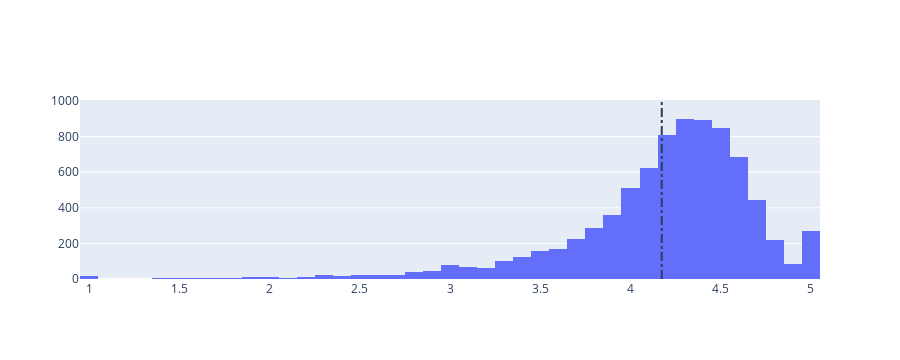

This figure's notebook cell:
### Markdown cell above
## 5. Distribution of app ratings
<p>After having witnessed the market share for each category of apps, let's see how all these apps perform on an average. App ratings (on a scale of 1 to 5) impact the discoverability, conversion of apps as well as the company's overall brand image. Ratings are a key performance indicator of an app.</p>
<p>From our research, we found that the average volume of ratings across all app categories is <code>4.17</code>. The histogram plot is skewed to the left indicating that the majority of the apps are highly rated with only a few exceptions in the low-rated apps.</p>

### Code cell
# Average rating of apps
avg_app_rating = apps['Rating'].mean()
print('Average app rating = ', avg_app_rating)

# Distribution of apps according to their ratings
data = [go.Histogram(
        x = apps['Rating']
)]

# Vertical dashed line to indicate the average app rating
layout = {'shapes': [{
              'type' :'line',
              'x0': avg_app_rating,
              'y0': 0,
              'x1': avg_app_rating,
              'y1': 1000,
              'line': { 'dash': 'dashdot'}
          }]
          }

plotly.offline.iplot({'data': data, 'layout': layout})

### Figure 1 — Plotly figure (JSON) as saved in the notebook; plotly's stock layout.template omitted (floating-point values rounded to 4 significant figures; data arrays with more than 128 entries replaced by an {"elided": "..."} marker saying what was removed)
{"data": [{"type": "histogram", "x": {"elided": "9659 float values"}}], "layout": {"height": 360, "shapes": [{"line": {"dash": "dashdot"}, "type": "line", "x0": 4.173, "x1": 4.173, "y0": 0, "y1": 1000}], "xaxis": {"autorange": true, "range": [0.95, 5.05], "type": "linear"}, "yaxis": {"autorange": true, "range": [-5.618, 1006.0]}}}
